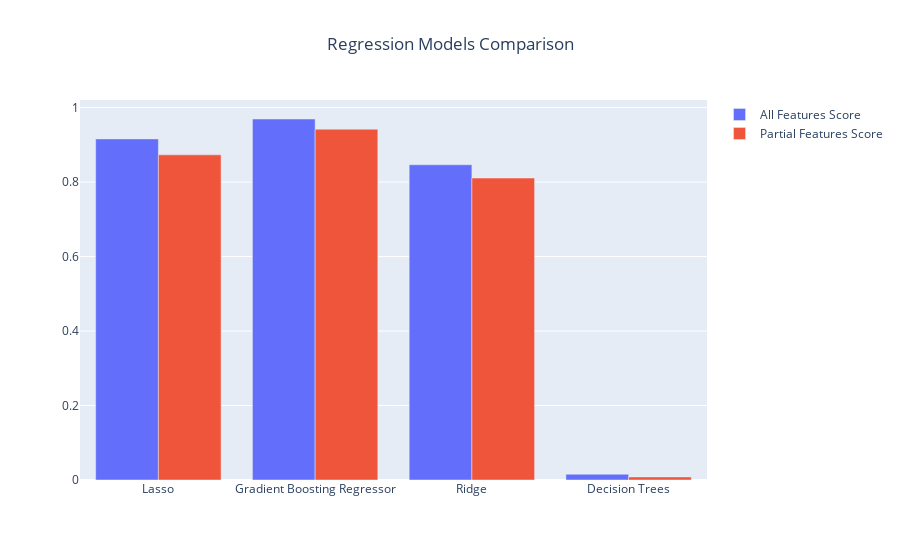

The notebook cell this image was saved under:
### Code cell
import plotly.graph_objects as go


fig = go.Figure(data=[
    go.Bar(name="All Features Score", x=CompareModels['Name'],
           y=[lasso_score_all,gbm_score_all,ridge_score_all,DT_score_all]),
    go.Bar(name='Partial Features Score', x=CompareModels['Name'],
           y=[lasso_score_part,gbm_score_part,ridge_score_part,DT_score_part])
])
# Change the bar mode
fig.update_layout(barmode='group')
fig.update_layout(title_text='Regression Models Comparison', title_x=0.5)



fig.show()

### Figure 1 — Plotly figure (JSON) as saved in the notebook; plotly's stock layout.template omitted (floating-point values rounded to 4 significant figures)
{"data": [{"name": "All Features Score", "type": "bar", "x": ["Lasso", "Gradient Boosting Regressor", "Ridge", "Decision Trees"], "y": [0.9159, 0.9693, 0.8464, 0.0155]}, {"name": "Partial Features Score", "type": "bar", "x": ["Lasso", "Gradient Boosting Regressor", "Ridge", "Decision Trees"], "y": [0.8731, 0.942, 0.8108, 0.008226]}], "layout": {"barmode": "group", "title": {"text": "Regression Models Comparison", "x": 0.5}}}
